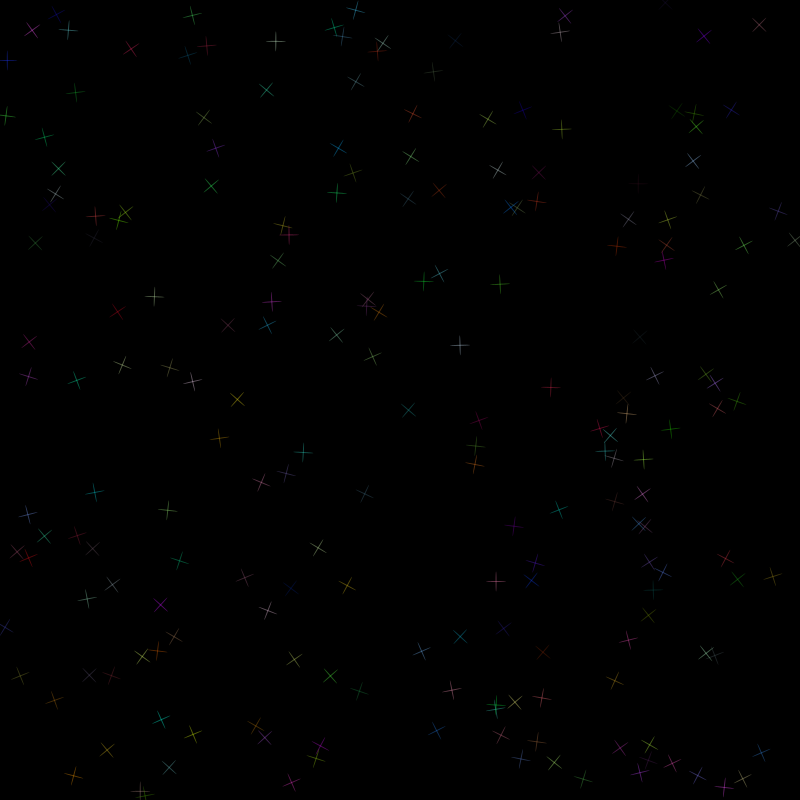
Frame 1 (no input)
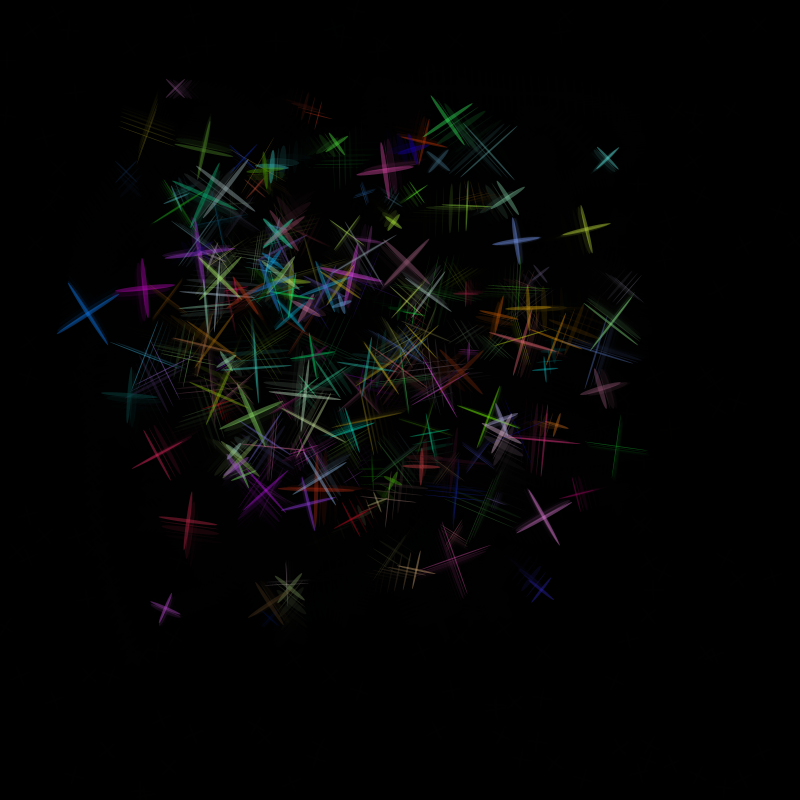
Frame 60 (the mouse pressed at the canvas centre just before this capture)
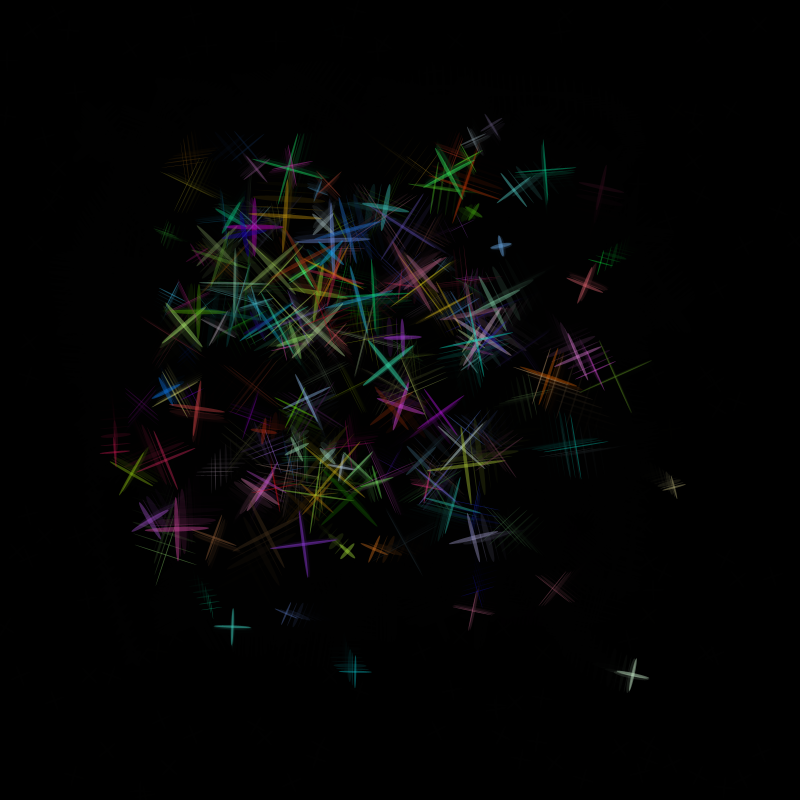
Frame 120 (the mouse held since frame 60 and released just before this capture)

The Processing sketch that drew these frames (run headless with seeded random() and noise(); from frame 60 on, the mouse is pressed at the canvas centre):

// Processing sketch: processing_162240
// ── processing_162240.pde

Creature[] myCreatures = new Creature[200];

void setup() {
  size(800, 800);
  for (int i = 0; i < myCreatures.length; i++) {
    myCreatures[i] = new Creature(random(width), random(height), random(-1, 1), random(-1, 1), 1, .5, 2, 
    20, 2, 80, random(6), random(1), color(random(255), random(255), random(255)));
  }
  smooth(8);
  background(0);
}

void draw() {
  fill(0, 120);
  rect(0, 0, width, height);
  //background(0);
  noStroke();

  for (int i = 0; i < myCreatures.length; i++) {
    myCreatures[i].display();
    myCreatures[i].morph();
    myCreatures[i].move();
  }
}

class Creature {
  float posX, posY, spdX, spdY, wid, widMin, widMax, hei, heiMin, heiMax, wROG, hROG;
  color theColor;
  float rot = random(360);

  float offsetX = random(100);
  float offsetY = random(100);
  float offsetS = random(100);

  Creature(float x, float y, float sX, float sY, float w, float wmn, float wmx, float h, float hmn, float hmx, float wrog, float hrog, color c) {
    posX = x;
    posY = y;
    spdX = sX;
    spdY = sY;
    wid = w;
    widMin = wmn;
    widMax = wmx;
    hei = h;
    heiMin = hmn;
    heiMax = hmx;
    wROG = wrog;
    hROG = hrog;
    theColor = c;
  }

  void display() {
    fill(theColor, 100);
    rot+=.1;



    pushMatrix();
    translate(posX, posY);

    pushMatrix();
    rotate(radians(rot));
    ellipse(0, 0, wid, hei);
    popMatrix();

    popMatrix();


    pushMatrix();
    translate(posX, posY);
    rotate(radians(90));

    pushMatrix();
    rotate(radians(rot));
    ellipse(0, 0, wid, hei);
    popMatrix();

    popMatrix();
  }

  void morph() {
    wid += wROG;
    hei += hROG;
    if (wid > widMax || wid < widMin) {
      wROG *= -1;
    }
    if (hei > heiMax || hei < heiMin) {
      hROG *= -1;
    }
  }


  void move() {
    float xMult = noise(offsetX);
    float yMult = noise(offsetY);
    posX = width * xMult;
    posY = height * yMult;
    offsetX += .01;
    offsetY += .01;
  }
}
